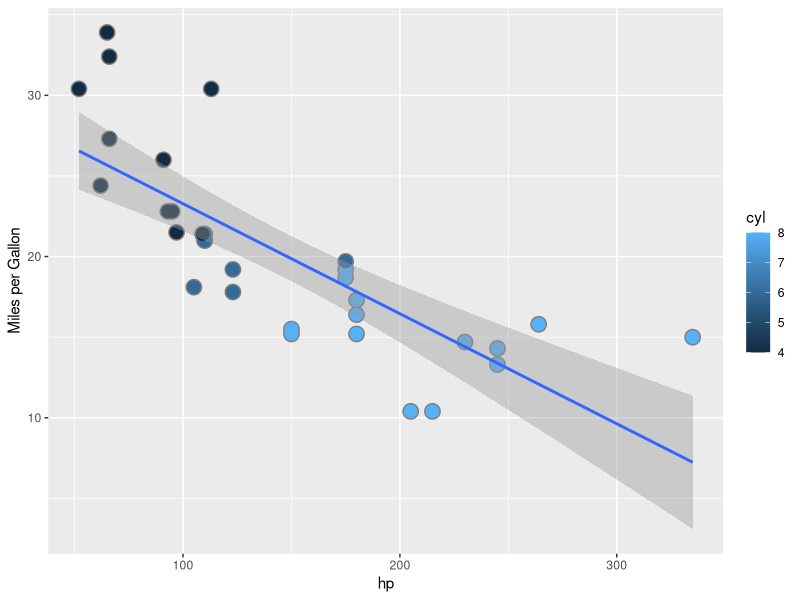

Write the R code that produced this figure.
## ---- chunk 1
library(ggplot2)
## ---- chunk 2
    p = ggplot(mtcars, aes(y = mpg, x = hp, colour = cyl)) +
        ylab("Miles per Gallon") +
        geom_point(colour="grey50", size = 5) + 
        geom_point(size = 4) +
        geom_smooth(method=lm, aes(group = 1))
    print(p)
